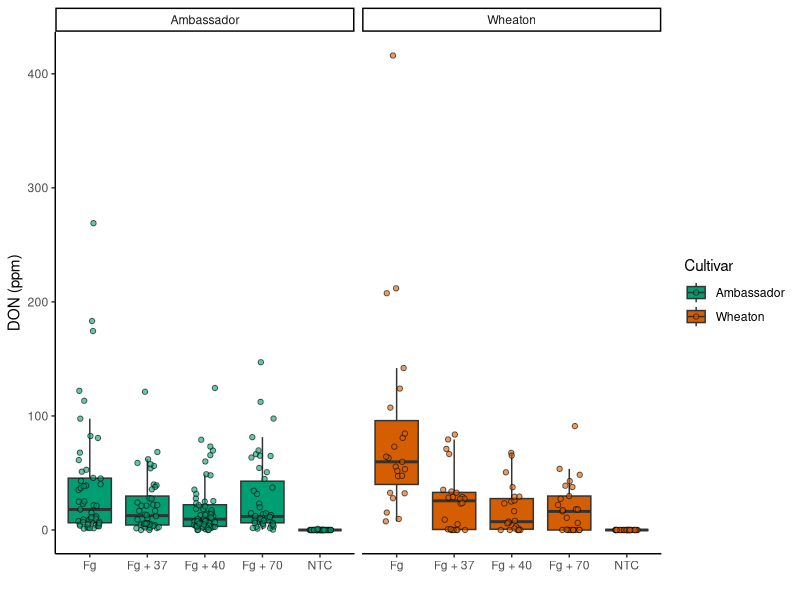
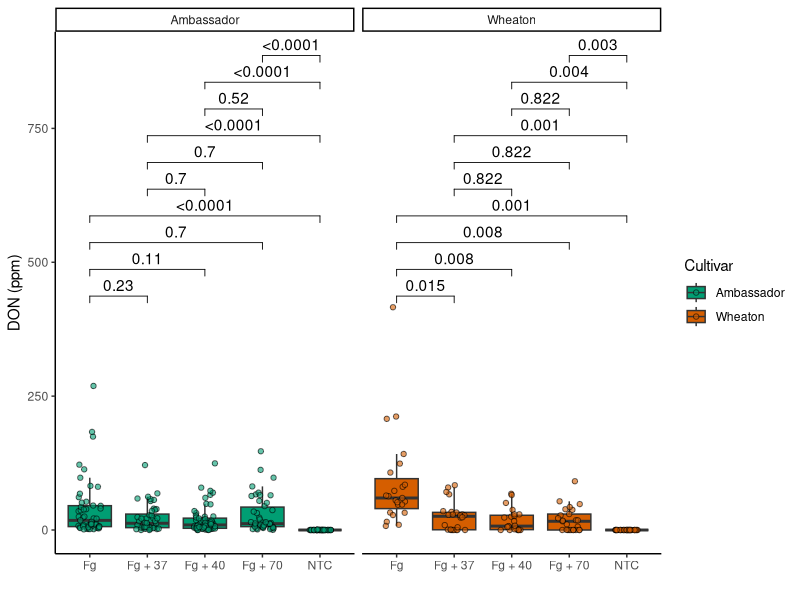
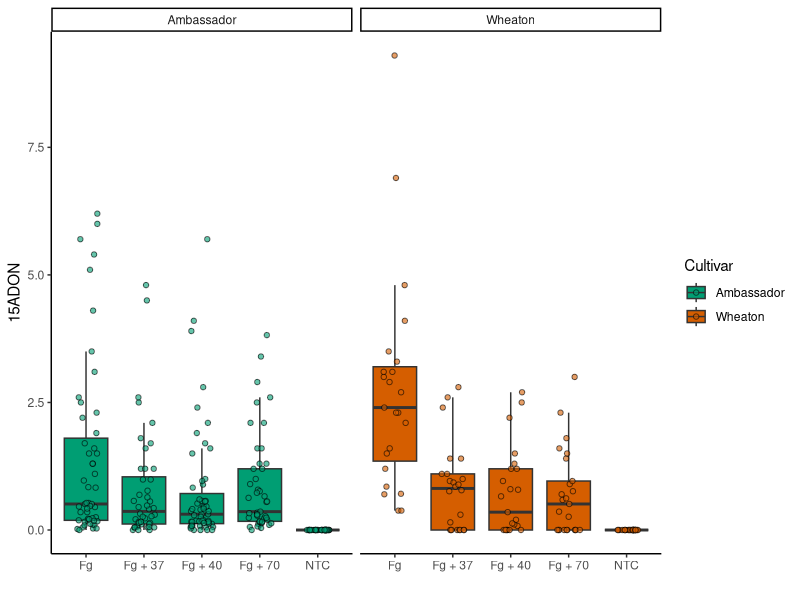
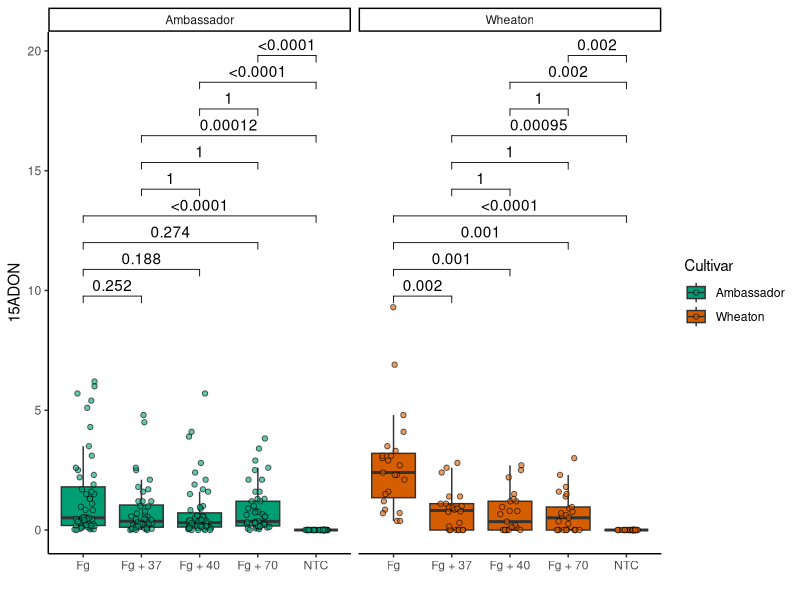
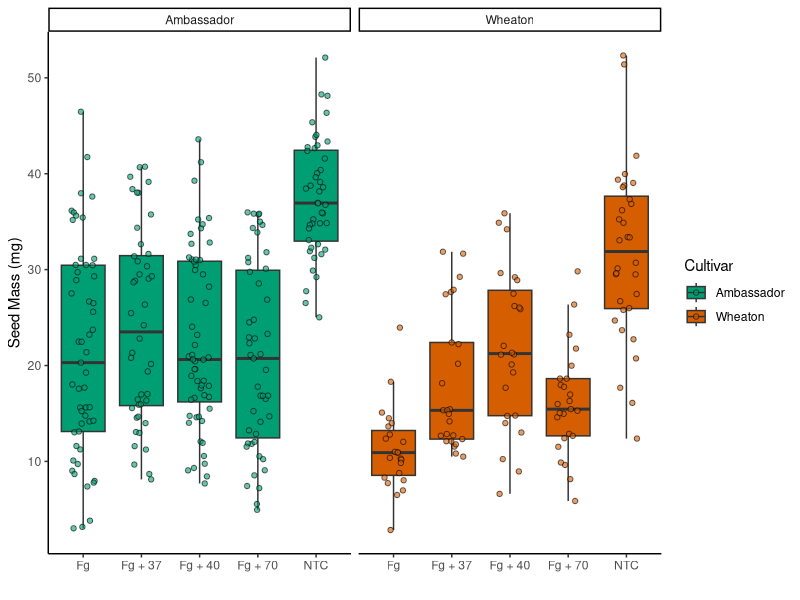
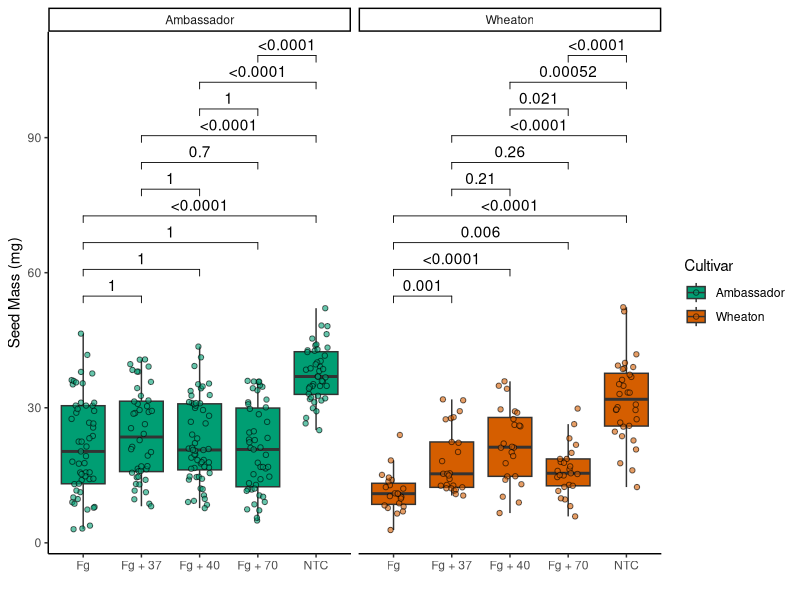
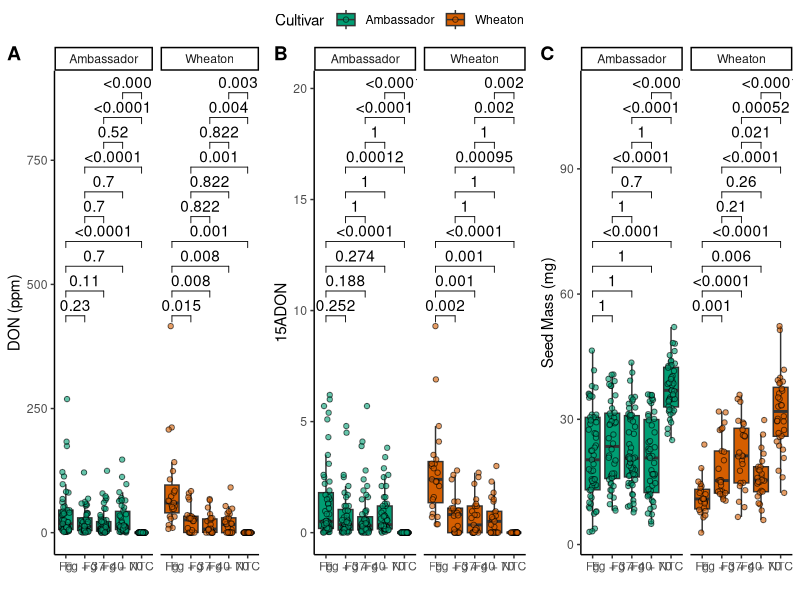

R code for these plots, in order:
## ---- chunk 1
datum <- read.csv ("MycotoxinData.csv" , na.strings = "na") #loading data in R
str(datum)  #viewing the structure of the data
library(ggplot2) #loading library ggplot2
library(ggpubr) #loading library ggpubr
cbbPalette <- c("#000000", "#E69F00", "#56B4E9", "#009E73", "#F0E442", "#0072B2", "#D55E00", "#CC79A7") #loading color blind palette
## ---- chunk 2
boxplot_DON <- ggplot(data = datum, aes(x = Treatment, y = DON, fill=Cultivar)) + #defining aesthetics x as Treatment and y as DON and fill by cultivar
  geom_boxplot(position = position_dodge(), outlier.shape = NA) +  #creating box plot without overlap and removing outlier
  geom_point(position = position_jitterdodge(dodge.width = 0.8), aes(fill=Cultivar),alpha = 0.6, shape=21) + #filling the box plot with data points without overlap and setting transparency of the data points as 0.6 and shape to 21
  scale_fill_manual(values = c(cbbPalette[[4]], cbbPalette[[7]])) + #setting fills of boxplot and data points manually
  xlab("") + #labelling x axis
  ylab("DON (ppm)") + #labelling y axis
  theme_classic() + #setting theme classic to make plain white background
  facet_wrap(~Cultivar) #separating the plots according to cultivars
boxplot_DON

boxplot_DON_pwc <- boxplot_DON + 
  geom_pwc(aes(group = Treatment), method = "t.test", label = "p.adj.format") #pair-wise comparisons between treatments
boxplot_DON_pwc

## ---- chunk 3
boxplot_15ADON <- ggplot(data = datum, aes(x = Treatment, y = X15ADON, fill = Cultivar)) + #defining aesthetics x as Treatment and y as DON
  geom_boxplot(position = position_dodge(), outlier.shape = NA) + #creating box plot without overlap and removing outliers
  geom_point(position = position_jitterdodge(dodge.width = 0.8), aes(fill=Cultivar),alpha = 0.6, shape=21) + #filling the box plot with data points without overlap and setting transparency of the data points as 0.6 and shape to 21
  scale_fill_manual(values = c(cbbPalette[[4]], cbbPalette[[7]])) + #setting fills of boxplot and data points manually
  xlab("") + #labelling x axis
  ylab("15ADON") + #labelling y axis
  theme_classic() + #setting theme classic to make plain white background
  facet_wrap(~Cultivar) #separating the plots according to cultivars
boxplot_15ADON

boxplot_15ADON_pwc <- boxplot_15ADON +
  geom_pwc(aes(group = Treatment), method = "t.test", label = "p.adj.format")  #pair-wise comparisons between treatments
 boxplot_15ADON_pwc
## ---- chunk 4
boxplot_massperseed <- ggplot(data = datum, aes(x = Treatment, y = MassperSeed_mg, fill = Cultivar)) + #defining aesthetics x as Treatment and y as DON
  geom_boxplot(position = position_dodge(), outlier.shape = NA) + #creating box plot without overlap and removing outliers
  geom_point(position = position_jitterdodge(dodge.width = 0.8), aes(fill=Cultivar),alpha = 0.6, shape=21) + #filling the box plot with data points without overlap and setting transparency of the data points as 0.6 and shape to 21
  scale_fill_manual(values = c(cbbPalette[[4]], cbbPalette[[7]])) + #setting fills of boxplot and data points manually
  xlab("") + #labelling x axis
  ylab("Seed Mass (mg)") + #labelling y axis
  theme_classic() + #setting theme classic to make plain white background
  facet_wrap(~Cultivar) #separating the plots according to cultivars
boxplot_massperseed

 boxplot_massperseed_pwc <- boxplot_massperseed +
  geom_pwc(aes(group = Treatment), method = "t.test", label = "p.adj.format") #pair-wise comparisons between treatments
 boxplot_massperseed_pwc
## ---- chunk 5
 figure_pwc <- ggarrange( 
  boxplot_DON_pwc, #plotting boxplot1_pwc
  boxplot_15ADON_pwc, #plotting boxplot_15ADON_pwc
  boxplot_massperseed_pwc, #plotting boxplot_massperseed_pwc
  labels = "AUTO", #setting labels as A, B and C
  nrow = 1, #combining figures with single row
  ncol = 3, #combining figures with 3 columns
  common.legend = TRUE, #combining legends for all three figures as one
  legend = TRUE #displaying legend
)
figure_pwc
